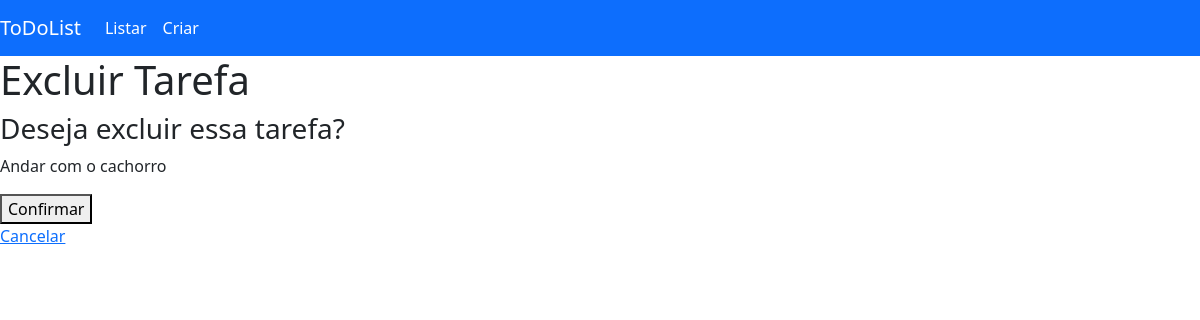
Page /deletar/1 on the earlier database version.
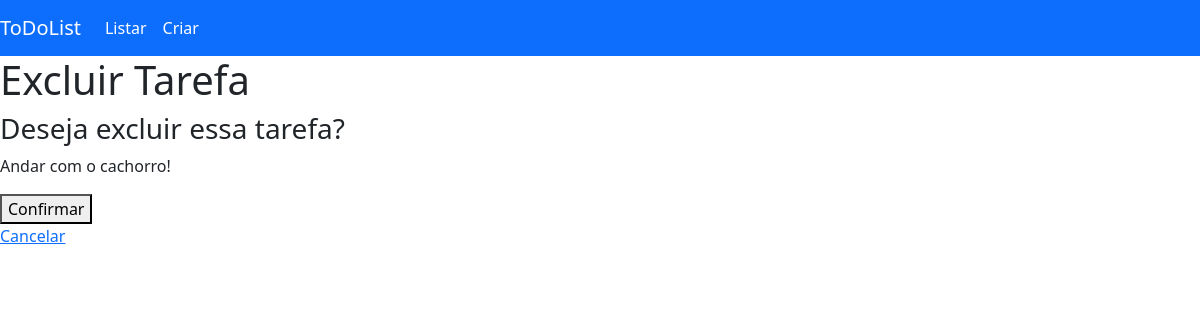
Same page on the later database version.
### tarefas/models.py (models this page shows, shortened)
class Tarefa(models.Model):
    titulo = models.CharField(max_length=200)
    descricao = models.TextField(blank = True, null = True)
    concluido = models.BooleanField(default=False)
    data_criacao = models.DateTimeField(auto_now_add=True)

### tarefas/views.py (the view)
# urls.py: path('deletar/<int:pk>', DeletarTarefa.as_view(), name = 'deletar_tarefa')
class DeletarTarefa(DeleteView):
    model = Tarefa
    template_name = 'deletar_tarefa.html'
    success_url = reverse_lazy('listar_tarefas')

### templates/deletar_tarefa.html (shortened to what this page needs)
{% extends 'base.html' %}
{% block content %}
<h1>Excluir Tarefa</h1>
<h3>Deseja excluir essa tarefa?</h3>
<p>{{ object.titulo }}</p>
<form method="post">
    <button type="submit">Confirmar</button>
</form>
<a href="{% url 'listar_tarefas' %}">Cancelar</a>
{% endblock content %}

Differences in the rows shown:
changed Tarefa: titulo "Andar com o cachorro" → "Andar com o cachorro!"
